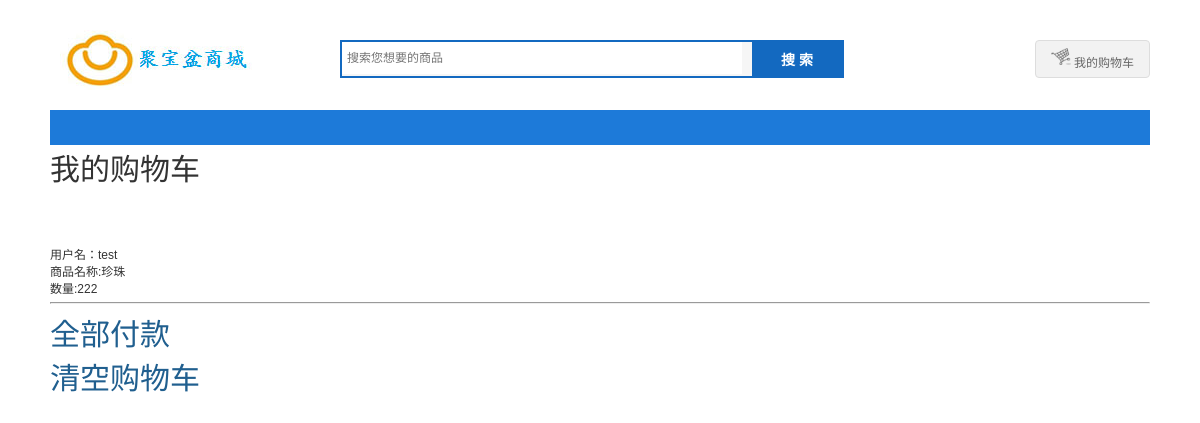
Before: /user/cart.php?uid=1 with the older database file.
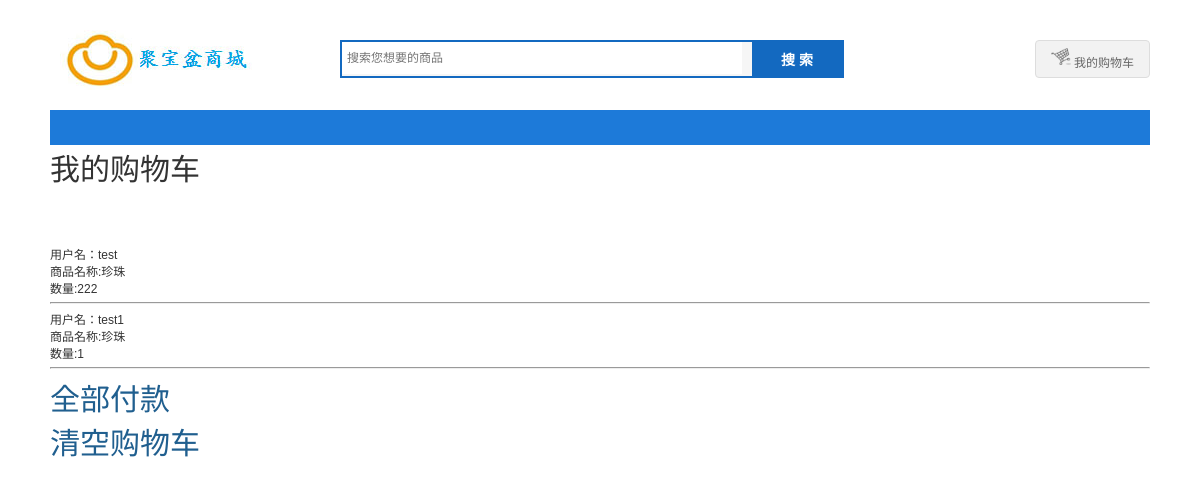
After: the same page with the newer database file.
### tables this page shows
CREATE TABLE `cart` (
  `id` int(11) NOT NULL AUTO_INCREMENT,
  `user_id` int(11) NOT NULL,
  `goods_id` int(11) NOT NULL,
  `count` int(11) NOT NULL,
  PRIMARY KEY (`id`)
);

CREATE TABLE `user` (
  `id` int(11) NOT NULL AUTO_INCREMENT,
  `uname` varchar(255) NOT NULL,
  `pwd` varchar(255) NOT NULL,
  `tel` varchar(30) DEFAULT NULL,
  `sex` varchar(20) DEFAULT NULL,
  `email` varchar(255) DEFAULT NULL,
  `address` varchar(255) DEFAULT NULL,
  `avatar` varchar(255) DEFAULT NULL,
  PRIMARY KEY (`id`)
);

CREATE TABLE `goods` (
  `id` int(11) NOT NULL AUTO_INCREMENT,
  `goods_name` varchar(255) NOT NULL,
  `type` varchar(100) NOT NULL,
  `price` float NOT NULL,
  `description` text,
  `old_price` float(4,2) DEFAULT '0.00',
  `picture` varchar(255) DEFAULT NULL,
  PRIMARY KEY (`id`)
);

### user/function.php (called while the page is built, shortened)
<?php
function getUserNameById($conn,$user_id){
      $sql = "select * from user where id = ".$user_id;
      $result = $conn->query($sql);
      if ($result->num_rows>0) {
        while ($row = $result->fetch_assoc()) {
          return $row['uname'];
        }
      }
}
function getGoodsNameById($conn,$goods_id){
  $sql = "select * from goods where id = ".$goods_id;
  $result = $conn->query($sql);
  if ($result->num_rows>0) {
    while ($row = $result->fetch_assoc()) {
      return $row['goods_name'];
    }
  }
}

### user/cart.php (the view, shortened to what this page needs)
<?php
include '../conn.php';
include 'function.php';
?>
<!DOCTYPE>
<html>
<head>
  <link rel="stylesheet" type="text/css" href="../css/general.css">
  <link rel="stylesheet" type="text/css" href="../css/index.css">
</head>
<body>
<?php include '../header.php'; ?>
<div class="container w1100">
  <p style="font-size:30px">我的购物车</p>
      <br>  <br>  <br>  <br>
      <p >
        <?php
$sql = "SELECT * FROM cart where user_id = ".$uid;
$result = $conn->query($sql);
if ($result->num_rows > 0) {
while($row = $result->fetch_assoc()) {
  echo "用户名：".getUserNameById($conn,$row['id'])."<br>商品名称:".getGoodsNameById($conn,$row['goods_id'])."<br>数量:".$row['count'];
 ?>
<hr>
 <?php
}
}
 ?> </p>
 <p style='font-size:30px'><a href="/user/payall.php?uid=<?php echo $uid?>">全部付款</a></p>
 <p style='font-size:30px'><a href="/user/cleancart.php?uid=<?php echo $uid?>">清空购物车</a></p>
</div>
<div class="footer mt20">
</body></html>

Changed rows visible on the page:
added cart: id.uname "test1", goods.goods_name "珍珠", count "1"
